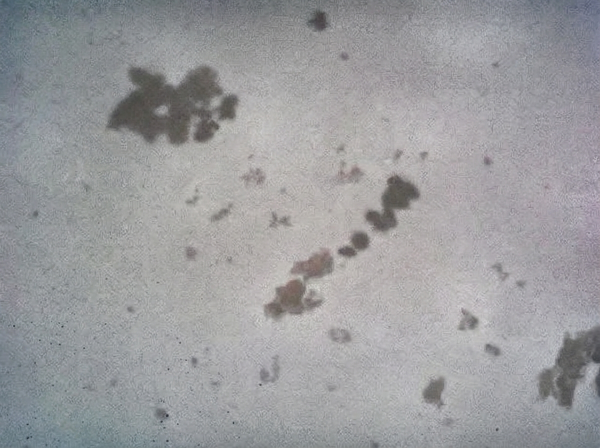
#> input picture data/ecoli/images/test/image_2026-09-26_183914758.png, 1200 x 896 px (shown at 1/2 size); its folder holds only this picture in this run
$ python merge_duplicate_labels.py
#> lines starting #> are read from the running program, lines starting #| are printed output that depends on the picture
"""
scripts/merge_duplicate_labels.py
=================================
Collapse duplicate copies of the same image into one, merging their labels.

The dataset tab auto-renames on filename collision ("x.png" -> "x - 1.png"),
so re-saving an image with a second batch of boxes creates a *new copy*
carrying only that batch. Every copy then teaches the model that the boxes
drawn on its siblings are background, and copies that land in different
splits leak train into val.

This script:
  1. groups images that are pixel-identical up to rotation / flip,
  2. maps every copy's boxes into one canonical frame and unions them,
     dropping re-drawn duplicates of the same object,
  3. re-splits by *group* so no image appears in both train and val,
  4. writes the result to a new dataset root (the source is never modified).

Usage:
    python scripts/merge_duplicate_labels.py --src data/ecoli --dst data/ecoli_merged
    python scripts/merge_duplicate_labels.py --selftest
"""
import argparse
import random
import shutil
import sys
from pathlib import Path
from typing import Dict, List, Tuple

import cv2
import numpy as np

IMG_EXTS = {".png", ".jpg", ".jpeg", ".bmp", ".tif", ".tiff"}
# The 8 dihedral transforms: (number of CCW quarter turns, then left-right flip).
DIHEDRAL = [(k, f) for k in range(4) for f in (False, True)]
# Mean abs gray difference (0-255, at 128px) below which two images count as
# the same frame. Identical PNGs score 0; different fields of view score 15+.
SAME_IMAGE_MAD = 4.0


def transform_image(img: np.ndarray, k: int, flip: bool) -> np.ndarray:
    out = np.rot90(img, k)
    return np.fliplr(out) if flip else out


def transform_boxes(boxes: np.ndarray, k: int, flip: bool) -> np.ndarray:
    """Apply the same transform to normalized YOLO rows (cls, x, y, w, h)."""
    b = boxes.copy()
    for _ in range(k):  # one CCW quarter turn: (x, y) -> (y, 1 - x), w <-> h
        b[:, [1, 2, 3, 4]] = np.c_[b[:, 2], 1.0 - b[:, 1], b[:, 4], b[:, 3]]
    if flip:
        b[:, 1] = 1.0 - b[:, 1]
    return b


def _thumb(img: np.ndarray) -> np.ndarray:
    gray = cv2.cvtColor(img, cv2.COLOR_BGR2GRAY) if img.ndim == 3 else img
    return cv2.resize(np.ascontiguousarray(gray), (128, 128),
                      interpolation=cv2.INTER_AREA).astype(np.float32)


def find_transform(img: np.ndarray, ref_thumb: np.ndarray):
    """Return ((k, flip), mad) for the transform that best maps img onto ref."""
    best = None
    for k, flip in DIHEDRAL:
        mad = float(np.abs(_thumb(transform_image(img, k, flip)) - ref_thumb).mean())
        if best is None or mad < best[1]:
            best = ((k, flip), mad)
    return best


def _xyxy(b: np.ndarray) -> np.ndarray:
    return np.c_[b[:, 1] - b[:, 3] / 2, b[:, 2] - b[:, 4] / 2,
                 b[:, 1] + b[:, 3] / 2, b[:, 2] + b[:, 4] / 2]


def dedupe(boxes: np.ndarray) -> Tuple[np.ndarray, int]:
    """Drop re-drawn copies of the same object; return (kept, n_class_conflicts).

    Two boxes are the same object when they overlap heavily (IoU > 0.45), when
    one's centre sits inside the other and their areas are comparable
    (hand-drawn boxes on a 15 px cell rarely reach a high IoU twice), or when
    they share a class and one lies mostly inside the other — the same clump
    boxed tight in one copy and loose in another. A cluster box enclosing
    single-cell boxes is kept: different class, very different area.
    """
    if len(boxes) == 0:
        return boxes, 0
    # Smallest first so the tighter box of a duplicate pair survives, and a
    # sloppy box thrown around several already-kept clumps is the one dropped.
    boxes = boxes[np.argsort(boxes[:, 3] * boxes[:, 4], kind="stable")]
    xy = _xyxy(boxes)
    area = boxes[:, 3] * boxes[:, 4]
    keep: List[int] = []
    conflicts = 0
    for i in range(len(boxes)):
        dup = False
        for j in keep:
            ix = min(xy[i, 2], xy[j, 2]) - max(xy[i, 0], xy[j, 0])
            iy = min(xy[i, 3], xy[j, 3]) - max(xy[i, 1], xy[j, 1])
            if ix <= 0 or iy <= 0:
                continue
            inter = ix * iy
            iou = inter / (area[i] + area[j] - inter)
            centre_in = (xy[j, 0] <= boxes[i, 1] <= xy[j, 2]
                         and xy[j, 1] <= boxes[i, 2] <= xy[j, 3])
            similar = 0.5 <= area[i] / area[j] <= 2.0
            nested = boxes[i, 0] == boxes[j, 0] and inter / min(area[i], area[j]) > 0.6
            if iou > 0.45 or (centre_in and similar) or nested:
                dup = True
                if boxes[i, 0] != boxes[j, 0]:
                    conflicts += 1
                break
        if not dup:
            keep.append(i)
    return boxes[keep], conflicts


def load_labels(path: Path) -> np.ndarray:
    if not path.exists() or path.stat().st_size == 0:
        return np.zeros((0, 5), dtype=np.float64)
    return np.loadtxt(path, ndmin=2, dtype=np.float64)[:, :5]


def group_images(files: List[Path]) -> List[List[Tuple[Path, Tuple[int, bool]]]]:
    """Greedy clustering: each group is [(path, transform-onto-first-member)]."""
    groups: List[dict] = []
    for f in files:
        img = cv2.imread(str(f))
#> img is the input picture: shape (896, 1200, 3); mean B, G, R 158.1, 155.8, 155.4
        if img is None:
            print(f"  ! unreadable, skipped: {f}", file=sys.stderr)
            continue
        placed = False
        for g in groups:
            # Cheap reject: a rotated copy keeps the same set of side lengths.
            if sorted(img.shape[:2]) != g["dims"]:
                continue
            t, mad = find_transform(img, g["thumb"])
            if mad < SAME_IMAGE_MAD:
                g["members"].append((f, t))
                placed = True
                break
        if not placed:
            groups.append({"dims": sorted(img.shape[:2]), "thumb": _thumb(img),
                           "members": [(f, (0, False))]})
#> in _thumb, `return cv2.resize(np.ascontiguousarray(gray), (128, 128), interpolatio..`:
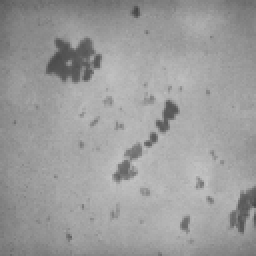
#> returned value: shape (128, 128) float32 (shown 2 times larger); min 70, max 195, mean 155.9
    return [g["members"] for g in groups]


def domain_of(name: str) -> str:
    # Two visually unrelated sources share this dataset; stratify the split
    # so val covers both.
    return "microscope" if "microscope" in name.lower() else "stained"


def merge(src: Path, dst: Path, val_fraction: float, seed: int) -> None:
    files = sorted(p for s in ("train", "val", "test")
                   for p in (src / "images" / s).glob("*") if p.suffix.lower() in IMG_EXTS)
    if not files:
        sys.exit(f"No images under {src}/images")
    if dst.exists():
        sys.exit(f"{dst} already exists — remove it or pick another --dst")

    print(f"Grouping {len(files)} images ...")
    groups = group_images(files)
#> groups = 1 item

    merged: List[dict] = []
    total_in = total_out = total_conflicts = 0
    for members in groups:
        # Canonical frame = first member; every transform already maps onto it.
        rows = []
        for path, (k, flip) in members:
            lab = load_labels(src / "labels" / path.parent.name / (path.stem + ".txt"))
            rows.append(transform_boxes(lab, k, flip))
        allb = np.vstack(rows)
        kept, conflicts = dedupe(allb)
        total_in += len(allb)
        total_out += len(kept)
        total_conflicts += conflicts
        merged.append({"image": members[0][0], "boxes": kept, "copies": len(members)})
#> this loop made 1 pass
#> (conflicts, total_in, total_out, total_conflicts) on pass 1: (0, 0, 0, 0)
#> after the loop, merged = 1 item; total_conflicts = 0; total_in = 0; total_out = 0

    # Split by group, stratified by domain.
    rng = random.Random(seed)
    split_of: Dict[int, str] = {}
    for dom in ("microscope", "stained"):
        idx = [i for i, m in enumerate(merged) if domain_of(m["image"].name) == dom]
        rng.shuffle(idx)
        n_val = max(1, round(len(idx) * val_fraction)) if idx else 0
        for n, i in enumerate(idx):
            split_of[i] = "val" if n < n_val else "train"
#> this loop made 2 passes
#> n_val on pass 1: 0
#> n_val on pass 2: 1
#> after the loop, split_of = {0: 'val'}

    for s in ("train", "val", "test"):
        (dst / "images" / s).mkdir(parents=True)
        (dst / "labels" / s).mkdir(parents=True)
    for i, m in enumerate(merged):
        s = split_of[i]
        shutil.copy2(m["image"], dst / "images" / s / m["image"].name)
        with open(dst / "labels" / s / (m["image"].stem + ".txt"), "w", encoding="utf-8") as fh:
            for c, x, y, w, h in m["boxes"]:
                fh.write(f"{int(c)} {x:.6f} {y:.6f} {w:.6f} {h:.6f}\n")
#> this loop made 1 pass
#> s on pass 1: 'val'

    n_val = sum(1 for s in split_of.values() if s == "val")
    print(f"{len(files)} files -> {len(merged)} unique images "
          f"({len(merged) - n_val} train / {n_val} val)")
#| 1 files -> 1 unique images (0 train / 1 val)
    print(f"{total_in} boxes -> {total_out} after removing {total_in - total_out} "
          f"re-drawn duplicates ({total_conflicts} had conflicting classes)")
#| 0 boxes -> 0 after removing 0 re-drawn duplicates (0 had conflicting classes)
    print(f"Wrote {dst}")


def selftest() -> None:
    """A box drawn on a marked patch must still cover it after every transform."""
    img = np.zeros((60, 100), dtype=np.uint8)
    img[10:20, 70:90] = 255                                  # patch: x 70-90, y 10-20
    box = np.array([[0, 0.80, 0.25, 0.20, 10 / 60]])
    for k, flip in DIHEDRAL:
        t_img = transform_image(img, k, flip)
        _, x, y, w, h = transform_boxes(box, k, flip)[0]
        H, W = t_img.shape
        x1, x2 = round((x - w / 2) * W), round((x + w / 2) * W)
        y1, y2 = round((y - h / 2) * H), round((y + h / 2) * H)
        assert t_img[y1:y2, x1:x2].all() and t_img.sum() == t_img[y1:y2, x1:x2].sum(), (k, flip)
    # Same cell boxed twice collapses to one; a cluster around it survives.
    b = np.array([[0, .50, .50, .02, .02], [0, .505, .50, .022, .02], [1, .50, .50, .20, .20]])
    kept, conflicts = dedupe(b)
    assert len(kept) == 2 and conflicts == 0, kept
    # Same clump boxed tight and loose collapses to the tight box; the cell inside stays.
    b = np.array([[1, .50, .50, .10, .10], [1, .52, .51, .20, .18], [0, .50, .50, .02, .02]])
    kept, _ = dedupe(b)
    assert sorted(kept[:, 3].tolist()) == [.02, .10], kept
    print("selftest ok")


if __name__ == "__main__":
    ap = argparse.ArgumentParser(description=__doc__.split("\n\n")[0])
    ap.add_argument("--src", type=Path, default=Path("data/ecoli"))
    ap.add_argument("--dst", type=Path, default=Path("data/ecoli_merged"))
    ap.add_argument("--val-fraction", type=float, default=0.15)
    ap.add_argument("--seed", type=int, default=0)
    ap.add_argument("--selftest", action="store_true")
    a = ap.parse_args()
    selftest() if a.selftest else merge(a.src, a.dst, a.val_fraction, a.seed)

$ run again, on data/ecoli/images/test/image_2026-09-26_183914758__d4-4.png
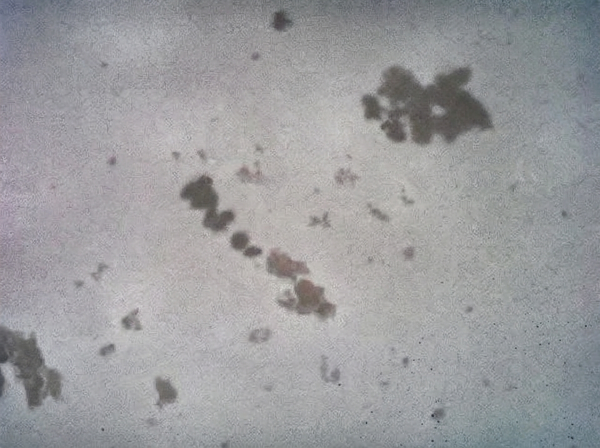
#> input picture data/ecoli/images/test/image_2026-09-26_183914758__d4-4.png, 1200 x 896 px (shown at 1/2 size)
#> in group_images, img is the input picture: shape (896, 1200, 3); mean B, G, R 158.1, 155.8, 155.4
#> in _thumb, `return cv2.resize(np.ascontiguousarray(gray), (128, 128), interpolatio..`:
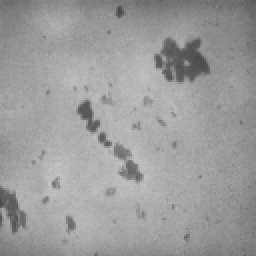
#> returned value: shape (128, 128) float32 (shown 2 times larger); min 70, max 195, mean 155.9
#> groups = 1 item
#> the loop in merge, `for members in groups:` made 1 pass
#> (conflicts, total_in, total_out, total_conflicts) on pass 1: (0, 0, 0, 0)
#> after the loop in merge, `for members in groups:`: total_conflicts = 0
#> the loop in merge, `for dom in ("microscope", "stained"):` made 2 passes
#> n_val on pass 1: 0
#> after the loop in merge, `for dom in ("microscope", "stained"):`: split_of = {0: 'val'}
#> the loop in merge, `for i, m in enumerate(merged):` made 1 pass
#> s on pass 1: 'val'
#| 1 files -> 1 unique images (0 train / 1 val)
#| 0 boxes -> 0 after removing 0 re-drawn duplicates (0 had conflicting classes)

$ run again, on data/ecoli/images/test/image_2026-09-26_183914758__d4-5.png
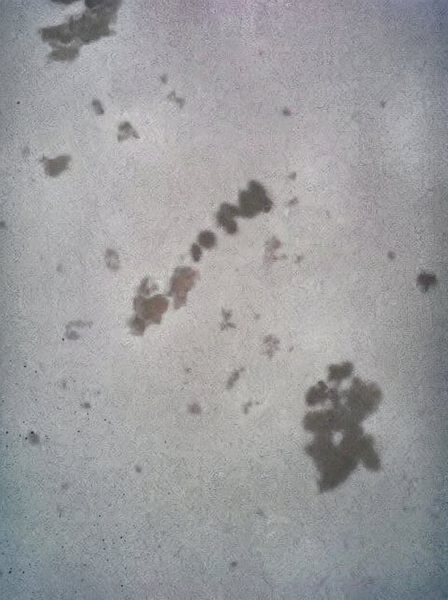
#> input picture data/ecoli/images/test/image_2026-09-26_183914758__d4-5.png, 896 x 1200 px (shown at 1/2 size)
#> in group_images, img is the input picture: shape (1200, 896, 3); mean B, G, R 158.1, 155.8, 155.4
#> in _thumb, `return cv2.resize(np.ascontiguousarray(gray), (128, 128), interpolatio..`:
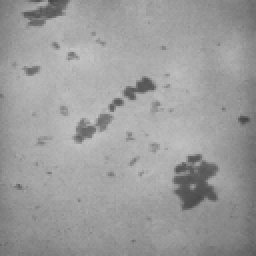
#> returned value: shape (128, 128) float32 (shown 2 times larger); min 70, max 195, mean 155.9
#> groups = 1 item
#> the loop in merge, `for members in groups:` made 1 pass
#> (conflicts, total_in, total_out, total_conflicts) on pass 1: (0, 0, 0, 0)
#> after the loop in merge, `for members in groups:`: total_conflicts = 0
#> the loop in merge, `for dom in ("microscope", "stained"):` made 2 passes
#> n_val on pass 1: 0
#> after the loop in merge, `for dom in ("microscope", "stained"):`: split_of = {0: 'val'}
#> the loop in merge, `for i, m in enumerate(merged):` made 1 pass
#> s on pass 1: 'val'
#| 1 files -> 1 unique images (0 train / 1 val)
#| 0 boxes -> 0 after removing 0 re-drawn duplicates (0 had conflicting classes)

$ run again, on data/ecoli/images/test/image_2026-09-26_183914758__d4-6.png
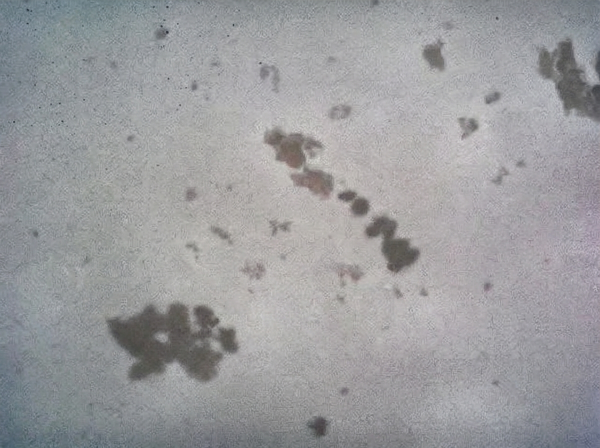
#> input picture data/ecoli/images/test/image_2026-09-26_183914758__d4-6.png, 1200 x 896 px (shown at 1/2 size)
#> in group_images, img is the input picture: shape (896, 1200, 3); mean B, G, R 158.1, 155.8, 155.4
#> in _thumb, `return cv2.resize(np.ascontiguousarray(gray), (128, 128), interpolatio..`:
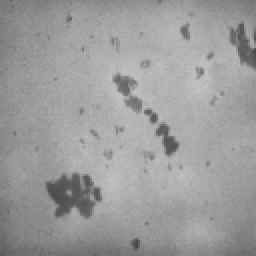
#> returned value: shape (128, 128) float32 (shown 2 times larger); min 70, max 195, mean 155.9
#> groups = 1 item
#> the loop in merge, `for members in groups:` made 1 pass
#> (conflicts, total_in, total_out, total_conflicts) on pass 1: (0, 0, 0, 0)
#> after the loop in merge, `for members in groups:`: total_conflicts = 0
#> the loop in merge, `for dom in ("microscope", "stained"):` made 2 passes
#> n_val on pass 1: 0
#> after the loop in merge, `for dom in ("microscope", "stained"):`: split_of = {0: 'val'}
#> the loop in merge, `for i, m in enumerate(merged):` made 1 pass
#> s on pass 1: 'val'
#| 1 files -> 1 unique images (0 train / 1 val)
#| 0 boxes -> 0 after removing 0 re-drawn duplicates (0 had conflicting classes)

$ run again, on data/ecoli/images/test/image_2026-09-26_183914758__d4-1.png
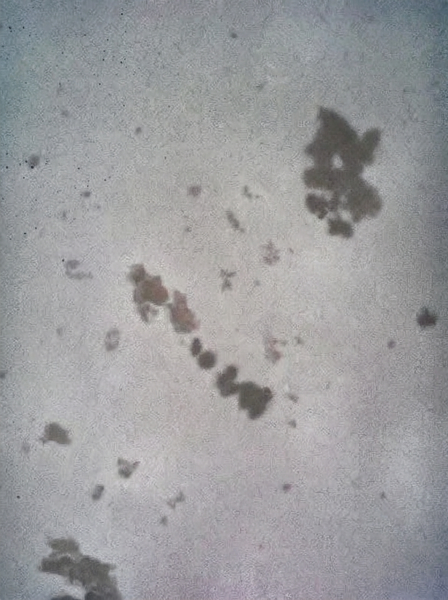
#> input picture data/ecoli/images/test/image_2026-09-26_183914758__d4-1.png, 896 x 1200 px (shown at 1/2 size)
#> in group_images, img is the input picture: shape (1200, 896, 3); mean B, G, R 158.1, 155.8, 155.4
#> in _thumb, `return cv2.resize(np.ascontiguousarray(gray), (128, 128), interpolatio..`:
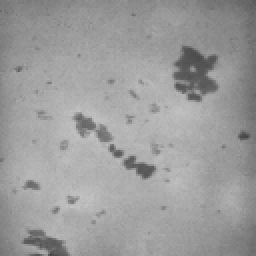
#> returned value: shape (128, 128) float32 (shown 2 times larger); min 70, max 195, mean 155.9
#> groups = 1 item
#> the loop in merge, `for members in groups:` made 1 pass
#> (conflicts, total_in, total_out, total_conflicts) on pass 1: (0, 0, 0, 0)
#> after the loop in merge, `for members in groups:`: total_conflicts = 0
#> the loop in merge, `for dom in ("microscope", "stained"):` made 2 passes
#> n_val on pass 1: 0
#> after the loop in merge, `for dom in ("microscope", "stained"):`: split_of = {0: 'val'}
#> the loop in merge, `for i, m in enumerate(merged):` made 1 pass
#> s on pass 1: 'val'
#| 1 files -> 1 unique images (0 train / 1 val)
#| 0 boxes -> 0 after removing 0 re-drawn duplicates (0 had conflicting classes)
